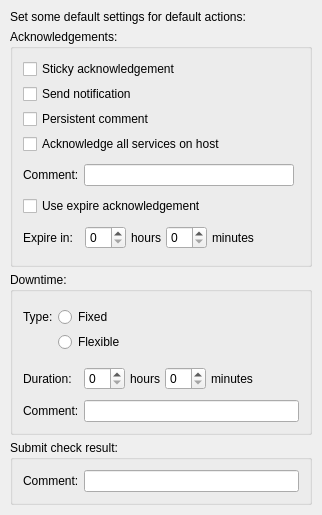
     <widget class="QWidget" name="tab_defaults">
      <property name="sizePolicy">
       <sizepolicy hsizetype="Minimum" vsizetype="Minimum">
        <horstretch>0</horstretch>
        <verstretch>0</verstretch>
       </sizepolicy>
      </property>
      <attribute name="title">
       <string>Defaults</string>
      </attribute>
      <layout class="QVBoxLayout" name="verticalLayout_9">
       <property name="spacing">
        <number>5</number>
       </property>
       <property name="leftMargin">
        <number>10</number>
       </property>
       <property name="topMargin">
        <number>10</number>
       </property>
       <property name="rightMargin">
        <number>10</number>
       </property>
       <property name="bottomMargin">
        <number>10</number>
       </property>
       <item>
        <widget class="QLabel" name="label_defaults">
         <property name="text">
          <string>Set some default settings for default actions:</string>
         </property>
        </widget>
       </item>
       <item>
        <widget class="QGroupBox" name="label_defaults_acknowledge">
         <property name="sizePolicy">
          <sizepolicy hsizetype="Minimum" vsizetype="Minimum">
           <horstretch>0</horstretch>
           <verstretch>0</verstretch>
          </sizepolicy>
         </property>
         <property name="title">
          <string>Acknowledgements:</string>
         </property>
         <layout class="QVBoxLayout" name="verticalLayout_10">
          <property name="spacing">
           <number>5</number>
          </property>
          <property name="leftMargin">
           <number>10</number>
          </property>
          <property name="topMargin">
           <number>10</number>
          </property>
          <property name="rightMargin">
           <number>10</number>
          </property>
          <property name="bottomMargin">
           <number>10</number>
          </property>
          <item>
           <widget class="QCheckBox" name="input_checkbox_defaults_acknowledge_sticky">
            <property name="text">
             <string>Sticky acknowledgement</string>
            </property>
           </widget>
          </item>
          <item>
           <widget class="QCheckBox" name="input_checkbox_defaults_acknowledge_send_notification">
            <property name="text">
             <string>Send notification</string>
            </property>
           </widget>
          </item>
          <item>
           <widget class="QCheckBox" name="input_checkbox_defaults_acknowledge_persistent_comment">
            <property name="text">
             <string>Persistent comment</string>
            </property>
           </widget>
          </item>
          <item>
           <widget class="QCheckBox" name="input_checkbox_defaults_acknowledge_all_services">
            <property name="text">
             <string>Acknowledge all services on host</string>
            </property>
           </widget>
          </item>
          <item>
           <layout class="QHBoxLayout" name="horizontalLayout_13">
            <property name="spacing">
             <number>5</number>
            </property>
            <property name="topMargin">
             <number>5</number>
            </property>
            <property name="rightMargin">
             <number>5</number>
            </property>
            <property name="bottomMargin">
             <number>5</number>
            </property>
            <item>
             <widget class="QLabel" name="label_defaults_acknowledge_comment">
              <property name="text">
               <string>Comment:</string>
              </property>
             </widget>
            </item>
            <item>
             <widget class="QLineEdit" name="input_lineedit_defaults_acknowledge_comment"/>
            </item>
           </layout>
          </item>
          <item>
           <widget class="QCheckBox" name="input_checkbox_defaults_acknowledge_expire">
            <property name="enabled">
             <bool>true</bool>
            </property>
            <property name="text">
             <string>Use expire acknowledgement</string>
            </property>
           </widget>
          </item>
          <item>
           <layout class="QHBoxLayout" name="horizontalLayout_7">
            <property name="spacing">
             <number>5</number>
            </property>
            <property name="leftMargin">
             <number>0</number>
            </property>
            <property name="topMargin">
             <number>5</number>
            </property>
            <property name="rightMargin">
             <number>5</number>
            </property>
            <property name="bottomMargin">
             <number>5</number>
            </property>
            <item>
             <widget class="QLabel" name="label_expire_in">
              <property name="sizePolicy">
               <sizepolicy hsizetype="Preferred" vsizetype="Preferred">
                <horstretch>0</horstretch>
                <verstretch>0</verstretch>
               </sizepolicy>
              </property>
              <property name="text">
               <string>Expire in:  </string>
              </property>
             </widget>
            </item>
            <item>
             <widget class="QSpinBox" name="input_spinbox_defaults_acknowledge_expire_duration_hours"/>
            </item>
            <item>
             <widget class="QLabel" name="label_expire_in_hours">
              <property name="text">
               <string>hours</string>
              </property>
             </widget>
            </item>
            <item>
             <widget class="QSpinBox" name="input_spinbox_defaults_acknowledge_expire_duration_minutes"/>
            </item>
            <item>
             <widget class="QLabel" name="label_expire_in_minutes">
              <property name="text">
               <string>minutes</string>
              </property>
             </widget>
            </item>
            <item>
             <spacer name="horizontalSpacer_6">
              <property name="orientation">
               <enum>Qt::Horizontal</enum>
              </property>
              <property name="sizeHint" stdset="0">
               <size>
                <width>40</width>
                <height>20</height>
               </size>
              </property>
             </spacer>
            </item>
           </layout>
          </item>
         </layout>
        </widget>
       </item>
       <item>
        <widget class="QGroupBox" name="label_defaults_downtime">
         <property name="sizePolicy">
          <sizepolicy hsizetype="Minimum" vsizetype="Minimum">
           <horstretch>0</horstretch>
           <verstretch>0</verstretch>
          </sizepolicy>
         </property>
         <property name="title">
          <string>Downtime:</string>
         </property>
         <layout class="QGridLayout" name="gridLayout_10">
          <property name="leftMargin">
           <number>10</number>
          </property>
          <property name="topMargin">
           <number>10</number>
          </property>
          <property name="rightMargin">
           <number>10</number>
          </property>
          <property name="bottomMargin">
           <number>10</number>
          </property>
          <property name="spacing">
           <number>5</number>
          </property>
          <item row="3" column="0">
           <widget class="QLabel" name="label_defaults_downtime_comment">
            <property name="text">
             <string>Comment:</string>
            </property>
           </widget>
          </item>
          <item row="1" column="0">
           <widget class="QLabel" name="label_defaults_duration_comment">
            <property name="text">
             <string>Duration:</string>
            </property>
           </widget>
          </item>
          <item row="3" column="1">
           <widget class="QLineEdit" name="input_lineedit_defaults_downtime_comment"/>
          </item>
          <item row="0" column="0" colspan="2">
           <layout class="QGridLayout" name="gridLayout_9">
            <property name="topMargin">
             <number>5</number>
            </property>
            <property name="rightMargin">
             <number>5</number>
            </property>
            <property name="bottomMargin">
             <number>5</number>
            </property>
            <property name="spacing">
             <number>5</number>
            </property>
            <item row="1" column="1">
             <widget class="QRadioButton" name="input_radiobutton_defaults_downtime_type_flexible">
              <property name="text">
               <string>Flexible</string>
              </property>
             </widget>
            </item>
            <item row="0" column="1">
             <widget class="QRadioButton" name="input_radiobutton_defaults_downtime_type_fixed">
              <property name="text">
               <string>Fixed</string>
              </property>
             </widget>
            </item>
            <item row="0" column="0">
             <widget class="QLabel" name="label_defaults_downtime_type">
              <property name="text">
               <string>Type:</string>
              </property>
             </widget>
            </item>
            <item row="0" column="2">
             <spacer name="horizontalSpacer_2">
              <property name="orientation">
               <enum>Qt::Horizontal</enum>
              </property>
              <property name="sizeHint" stdset="0">
               <size>
                <width>40</width>
                <height>20</height>
               </size>
              </property>
             </spacer>
            </item>
           </layout>
          </item>
          <item row="1" column="1">
           <layout class="QHBoxLayout" name="horizontalLayout_8">
            <property name="spacing">
             <number>5</number>
            </property>
            <property name="topMargin">
             <number>5</number>
            </property>
            <property name="rightMargin">
             <number>5</number>
            </property>
            <property name="bottomMargin">
             <number>5</number>
            </property>
            <item>
             <widget class="QSpinBox" name="input_spinbox_defaults_downtime_duration_hours"/>
            </item>
            <item>
             <widget class="QLabel" name="label_duration_hour">
              <property name="text">
               <string>hours</string>
              </property>
             </widget>
            </item>
            <item>
             <widget class="QSpinBox" name="input_spinbox_defaults_downtime_duration_minutes"/>
            </item>
            <item>
             <widget class="QLabel" name="label_duration_minutes">
              <property name="text">
               <string>minutes</string>
              </property>
             </widget>
            </item>
            <item>
             <spacer name="horizontalSpacer_4">
              <property name="orientation">
               <enum>Qt::Horizontal</enum>
              </property>
              <property name="sizeHint" stdset="0">
               <size>
                <width>40</width>
                <height>20</height>
               </size>
              </property>
             </spacer>
            </item>
           </layout>
          </item>
         </layout>
        </widget>
       </item>
       <item>
        <widget class="QGroupBox" name="label_acknowledge_submit_result">
         <property name="sizePolicy">
          <sizepolicy hsizetype="Minimum" vsizetype="Minimum">
           <horstretch>0</horstretch>
           <verstretch>0</verstretch>
          </sizepolicy>
         </property>
         <property name="title">
          <string>Submit check result:</string>
         </property>
         <layout class="QHBoxLayout" name="horizontalLayout_14">
          <property name="spacing">
           <number>5</number>
          </property>
          <property name="leftMargin">
           <number>10</number>
          </property>
          <property name="topMargin">
           <number>10</number>
          </property>
          <property name="rightMargin">
           <number>10</number>
          </property>
          <property name="bottomMargin">
           <number>10</number>
          </property>
          <item>
           <widget class="QLabel" name="label_defaults_submit_check_result_comment">
            <property name="text">
             <string>Comment:</string>
            </property>
           </widget>
          </item>
          <item>
           <widget class="QLineEdit" name="input_lineedit_defaults_submit_check_result_comment"/>
          </item>
         </layout>
        </widget>
       </item>
       <item>
        <spacer name="verticalSpacer_6">
         <property name="orientation">
          <enum>Qt::Vertical</enum>
         </property>
         <property name="sizeHint" stdset="0">
          <size>
           <width>0</width>
           <height>0</height>
          </size>
         </property>
        </spacer>
       </item>
      </layout>
     </widget>
